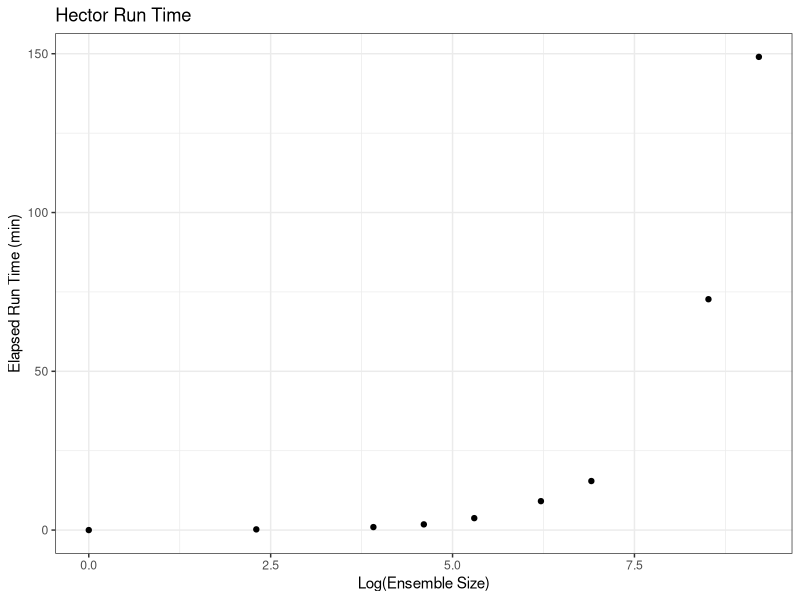

Reproduce this figure in R.
## ---- chunk 1
knitr::opts_chunk$set(
  collapse = TRUE,
  comment = "#>"
)
## ---- chunk 2
library(ggplot2)
theme_set(theme_bw())
## ---- chunk 3
df <- read.csv(here::here("rslt.csv"))
## ---- chunk 4
ggplot(data = df) + 
  geom_point(aes(log(size), elapsed/60)) + 
  labs(y = "Elapsed Run Time (min)", 
       x = "Log(Ensemble Size)", 
       title = "Hector Run Time")
